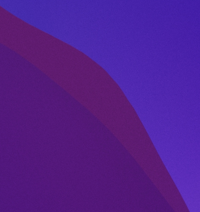
#> input picture information_hidding/lab1/a.jpg, 200 x 212 px
$ python 1.3.2.py
#> lines starting #> are read from the running program, lines starting #| are printed output that depends on the picture; after the words box and inside, x2 and y2 are one past the last pixel; in counts of white or black regions, pixels touching at a corner belong together
import cv2
import numpy as np
import matplotlib.pyplot as plt

# 读取图像文件
data = cv2.imread('a.jpg')
#> data is the input picture: shape (212, 200, 3); mean B, G, R 142.1, 30.6, 82.9

# 检查图像是否成功读取
if data is None:
    raise FileNotFoundError("无法读取图像文件 'lab.jpg'，请检查文件路径和文件完整性。")

# 生成随机位置
np.random.seed(42)  # 固定随机种子以便复现
height, width, _ = data.shape
#> height = 212; width = 200
num_pixels = height * width
#> num_pixels = 42400
num_random_points = num_pixels // 10  # 随机选取10%的像素点
#> num_random_points = 4240
random_indices = np.random.choice(num_pixels, num_random_points, replace=False)
print('Random Indices:', random_indices)
#> (printed output is left out)

# 将图像展平为一维数组
flat_data = data.flatten()
flat_data = flat_data & 0xFE  # 将所有像素的LSB设为0

# 嵌入秘密信息（例如，将所有随机位置的LSB设为1）
secret = 'Hello, World!'
# 将秘密信息转换为二进制
secret_message = np.unpackbits(np.frombuffer(secret.encode(), dtype=np.uint8))
print('secret_message:', secret_message)

for i in range(len(secret_message)):
    flat_data[random_indices[i]] = (flat_data[random_indices[i]] & 0xFE) | secret_message[i]

# 将修改后的数据重新整形为原始图像形状
data_with_secret = flat_data.reshape(data.shape)

# 提取秘密信息
flat_extracted_message = data_with_secret.flatten()
extracted_message = flat_extracted_message[random_indices] & 1 # 提取LSB
#> extracted_message = 4240 values, max 1 at index 1, min 0 at index 0, mean 0.0113
extracted_message = np.packbits(extracted_message).tobytes().decode()  # 将二进制转换为字符串
print('extracted_message:', extracted_message)
#> (printed output is left out)

# 画出随机位置
#  unravel_index 函数将一维的平面索引转换为二维的坐标数组
random_positions = np.unravel_index(random_indices, (height, width))
print('Random Positions:', random_positions)
#> (printed output is left out)
data_with_random_points = data.copy()
data_with_random_points[random_positions] = [0, 0, 255]  # 用红色标记随机位置
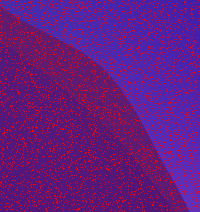
#> data_with_random_points: shape (212, 200, 3); 10% of pixels changed, all inside (x1, y1, x2, y2) = (0, 0, 200, 212)

# 计算并绘制隐写前后的图像直方图
plt.figure(figsize=(15, 5))

plt.subplot(131)
plt.imshow(cv2.cvtColor(data, cv2.COLOR_BGR2RGB))
plt.title('Original Image')
plt.axis('off')

plt.subplot(132)
plt.imshow(cv2.cvtColor(data_with_secret, cv2.COLOR_BGR2RGB))
plt.title('Image with Secret')
plt.axis('off')

plt.subplot(133)
plt.imshow(cv2.cvtColor(data_with_random_points, cv2.COLOR_BGR2RGB))
plt.title('Random Points')
plt.axis('off')

plt.figure(figsize=(10, 5))
plt.subplot(121)
plt.hist(data.ravel(), bins=256, color='blue', alpha=0.5, label='Original')
plt.hist(data_with_secret.ravel(), bins=256,
         color='red', alpha=0.5, label='With Secret')
plt.legend()
plt.title('Histogram Comparison')

plt.show()
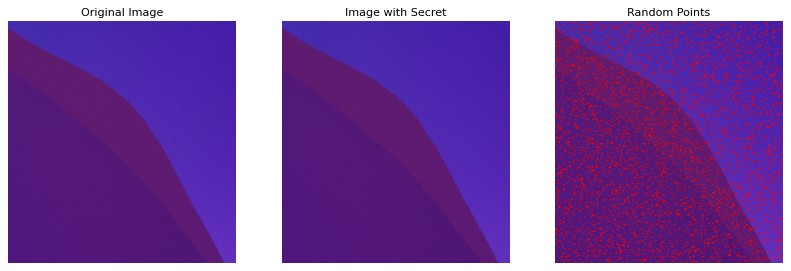
#> figure drawn by matplotlib, 3 panels
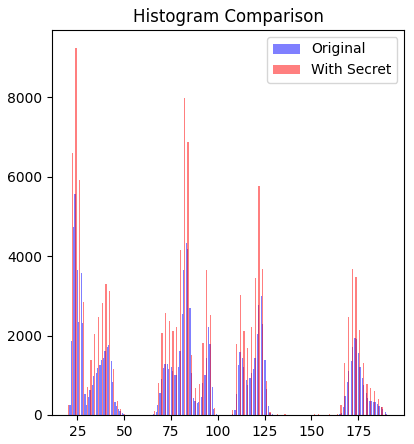
#> figure drawn by matplotlib, 1 panel; tallest bar 5573 high, from x = 23.34 to 24.01; tallest bar 9238 high, from x = 23.98 to 24.65
